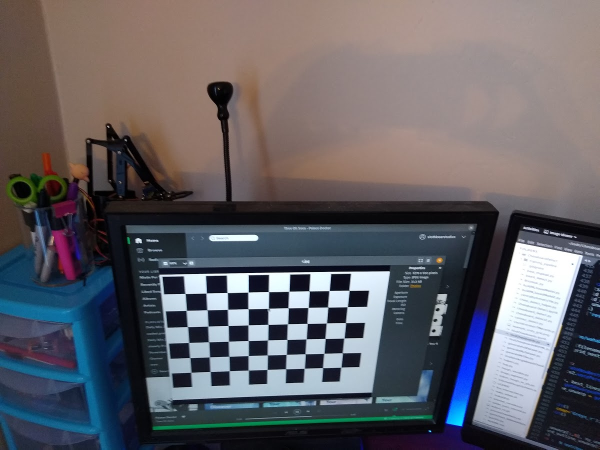
#> input picture Photos/1.jpg, 1199 x 899 px, given in place of PA_02_LAC_13.mp4, which was not available (shown at 1/2 size)
$ python run.py
#> lines starting #> are read from the running program, lines starting #| are printed output that depends on the picture; after the words box and inside, x2 and y2 are one past the last pixel; in counts of white or black regions, pixels touching at a corner belong together; pictures that were not available may be replaced by others from this repository, and a replacement may not be noted
### lisbonpose/lisbonpose.py
from pathlib2 import Path
import numpy as np
import json, codecs
import cv2
import os
import matplotlib.pyplot as plt
import time

class Lisbon():
	'''
	Class for reader, writer, viewer etc

	encapsulates helper/utility funvtions

	'''
	def __init__(self, path = './Data/clean/'):
		self.dataset_path = path

	# [60 lines left out: function read, not called in this run]

	def getFrame(self, videofile, frame=1):
#> called with videofile = 'Data/Videos/PA_02_LAC_13.mp4', frame = 1
		cap = cv2.VideoCapture(videofile)
		cap.set(1, frame-1)
		success, img = cap.read()
#> img is the input picture: shape (899, 1199, 3); mean B, G, R 100.8, 95.6, 97.7
		if not success:
			raise Exception("Could not load image! :(")
		cap.release()
		return img

	# [75 lines left out: functions getVideo, read_pose_points, read_sort_keypoints, not called in this run]

	def detect_chess(self, image):
		gray = cv2.cvtColor(image, cv2.COLOR_RGB2GRAY)
		ret, thresh = cv2.threshold(gray, 100, 150, cv2.THRESH_BINARY)
		ret, corners = cv2.findChessboardCorners(thresh, (9,6), None)

		top_left 	 = corners[ 0][0]
		top_right 	 = corners[ 8][0]
		bottom_left  = corners[45][0]
		bottom_right = corners[53][0]

		corners = np.array([
			top_left,
			bottom_left,
			bottom_right,
			top_right
			], dtype = 'int32')

		return corners.reshape(4, 2)

	def draw_chess(self, image, corners):
		return cv2.polylines(image, np.int32([corners]), 1, (0,0,255), 4)

	def get_tfm(self, image, corners):
		src, dst = self.get_src_dst(image, corners)
		dst = dst + 6000
		tfm = cv2.getPerspectiveTransform(src, dst)
		return tfm

	# [25 lines left out: function get_tfm_2, not called in this run]

	def get_src_dst(self, image, pts):
		# obtain a consistent order of the points and unpack them
		# individually

		rect = np.zeros((4, 2), dtype = "float32")
		s = pts.sum(axis = 1)
		rect[0] = pts[np.argmin(s)]
		rect[2] = pts[np.argmax(s)]
		diff = np.diff(pts, axis = 1)
		rect[1] = pts[np.argmin(diff)]
		rect[3] = pts[np.argmax(diff)]

		(tl, tr, br, bl) = rect

		# compute the width of the new image, which will be the
		# maximum distance between bottom-right and bottom-left
		# x-coordiates or the top-right and top-left x-coordinates
		widthA = np.sqrt(((br[0] - bl[0]) ** 2) + ((br[1] - bl[1]) ** 2))
		widthB = np.sqrt(((tr[0] - tl[0]) ** 2) + ((tr[1] - tl[1]) ** 2))
		maxWidth = max(int(widthA), int(widthB))

		# compute the height of the new image, which will be the
		# maximum distance between the top-right and bottom-right
		# y-coordinates or the top-left and bottom-left y-coordinates
		heightA = np.sqrt(((tr[0] - br[0]) ** 2) + ((tr[1] - br[1]) ** 2))
		heightB = np.sqrt(((tl[0] - bl[0]) ** 2) + ((tl[1] - bl[1]) ** 2))
		maxHeight = max(int(heightA), int(heightB))

		# now that we have the dimensions of the new image, construct
		# the set of destination points to obtain a "birds eye view",
		# (i.e. top-down view) of the image, again specifying points
		# in the top-left, top-right, bottom-right, and bottom-left
		# order
		dst = np.array([
			[0, 0],
			[maxWidth - 1, 0],
			[maxWidth - 1, maxHeight - 1],
			[0, maxHeight - 1]], dtype = "float32")

		# return the source and destination points
		return rect, dst


	# [39 lines left out: functions transform_points, draw_points, not called in this run]

	def saveJSON(self, nparray, jsonpath):
		json.dump(nparray.tolist(), codecs.open(jsonpath, 'w', encoding='utf-8'), separators=(',', ':'), sort_keys=True, indent=4) ### this saves the array in .json format

	# [13 lines left out: functions readJSON, imshow, not called in this run]


	def iterdir(self, x):
		# This is a custom of iterdir that gets rid of weird mac ds_store files
		return [e for e in x.iterdir() if 'DS_Store' not in str(e)]

### Archive/run.py
from lisbonpose.lisbonpose import Lisbon
import cv2

lisbon = Lisbon()

vidpath = 'Data/Videos/PA_02_LAC_13.mp4'
image = lisbon.getFrame(vidpath)
#image = image[800:1080, 900:1420]
image = cv2.resize(image, (0,0), fx=0.5, fy=0.5)
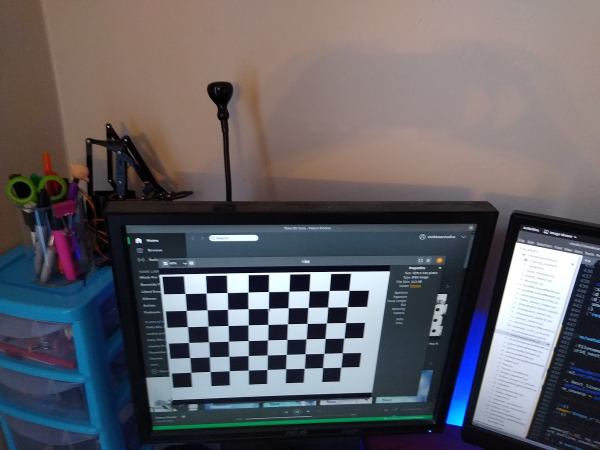
#> image: shape (450, 600, 3); mean B, G, R 100.9, 95.6, 97.7

corners = lisbon.detect_chess(image)
#> in detect_chess, `gray = cv2.cvtColor(image, cv2.COLOR_RGB2GRAY)`:
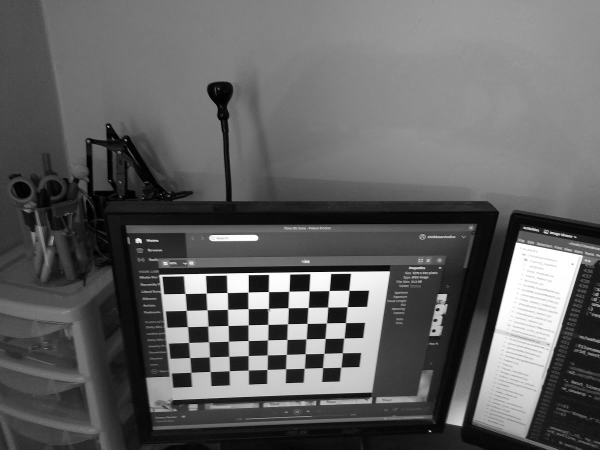
#> gray: shape (450, 600); min 0, max 255, mean 97.4
#> in detect_chess, `ret, thresh = cv2.threshold(gray, 100, 150, cv2.THRESH_BINARY)`:
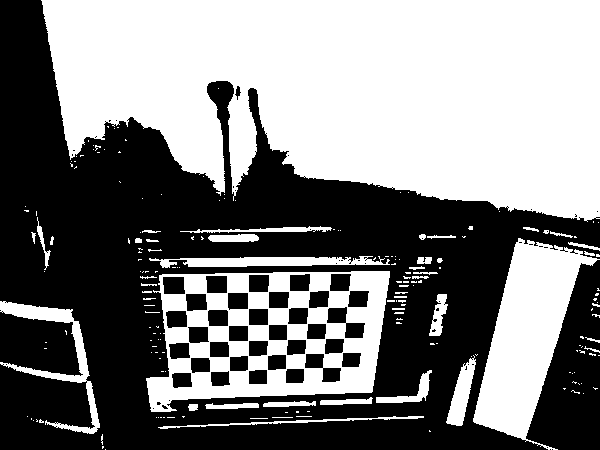
#> thresh: shape (450, 600); values 0 (black) and 150 (white), 50.1% white; 75 black regions (38 under 20 px), largest, box (x1, y1, x2, y2) and area: (0, 0, 600, 450) 112194, (526, 260, 600, 450) 8540, (0, 311, 83, 376) 3827
#> in detect_chess, `ret, corners = cv2.findChessboardCorners(thresh, (9,6), None)`: ret = True; corners = 54 rows, first 8: [185, 293.5], [206, 293], [227, 292.5], [248, 292], [268, 291.5], [289, 291], [309, 291], [329, 290.5]
#> in detect_chess, `top_left 	 = corners[ 0][0]`: top_left = [185, 293.5]
#> in detect_chess, `top_right 	 = corners[ 8][0]`: top_right = [349, 290.5]
#> in detect_chess, `bottom_left  = corners[45][0]`: bottom_left = [191.1, 372.5]
#> in detect_chess, `bottom_right = corners[53][0]`: bottom_right = [341, 367]
#> in detect_chess, `corners = np.array([ top_left, bottom_left, bottom_right, top_right ],..`: corners = [[185, 293], [191, 372], [341, 367], [349, 290]]
#> corners = [[185, 293], [191, 372], [341, 367], [349, 290]]
square = lisbon.draw_chess(image, corners)

cv2.imshow('drawn chess', square)
cv2.waitKey()

tfm = lisbon.get_tfm(image, corners)
#> in get_src_dst, `s = pts.sum(axis = 1)`: s = [478, 563, 708, 639]
#> in get_src_dst, `diff = np.diff(pts, axis = 1)`: diff = [108, 181, 26, -59]
#> in get_tfm, `src, dst = self.get_src_dst(image, corners)`: src = [[185, 293], [349, 290], [341, 367], [191, 372]]; dst = [[0, 0], [163, 0], [163, 78], [0, 78]]
#> in get_tfm, `dst = dst + 6000`: dst = [[6000, 6000], [6163, 6000], [6163, 6078], [6000, 6078]]
#> in get_tfm, `tfm = cv2.getPerspectiveTransform(src, dst)`: tfm = [[-0.219, -4.84, 5884.6], [-0.916, -4.13, 5803.2], [-0.000155, -0.000798, 1]]

warped = cv2.warpPerspective(square, tfm, (8000, 6000)) #This bit crops around rectangle
warped = cv2.resize(warped, (0,0), fx=0.1, fy=0.1)
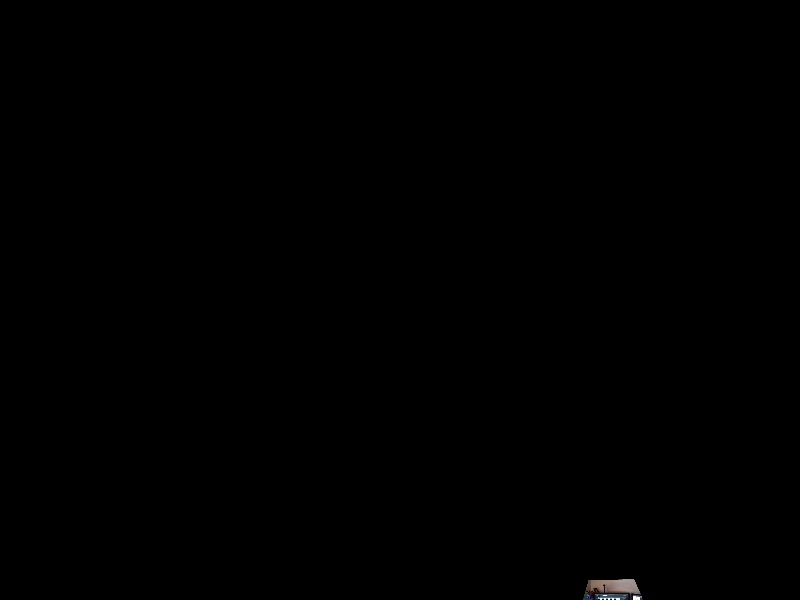
#> warped: shape (600, 800, 3); mean of channels 0, 1, 2 0.2, 0.2, 0.2; drawn as B, G, R

cv2.imshow('drawn chess', warped)
cv2.waitKey()
# extract feet
#apply tfm to points
#draw points on image
#show both transformed together
#find a way to do to all
